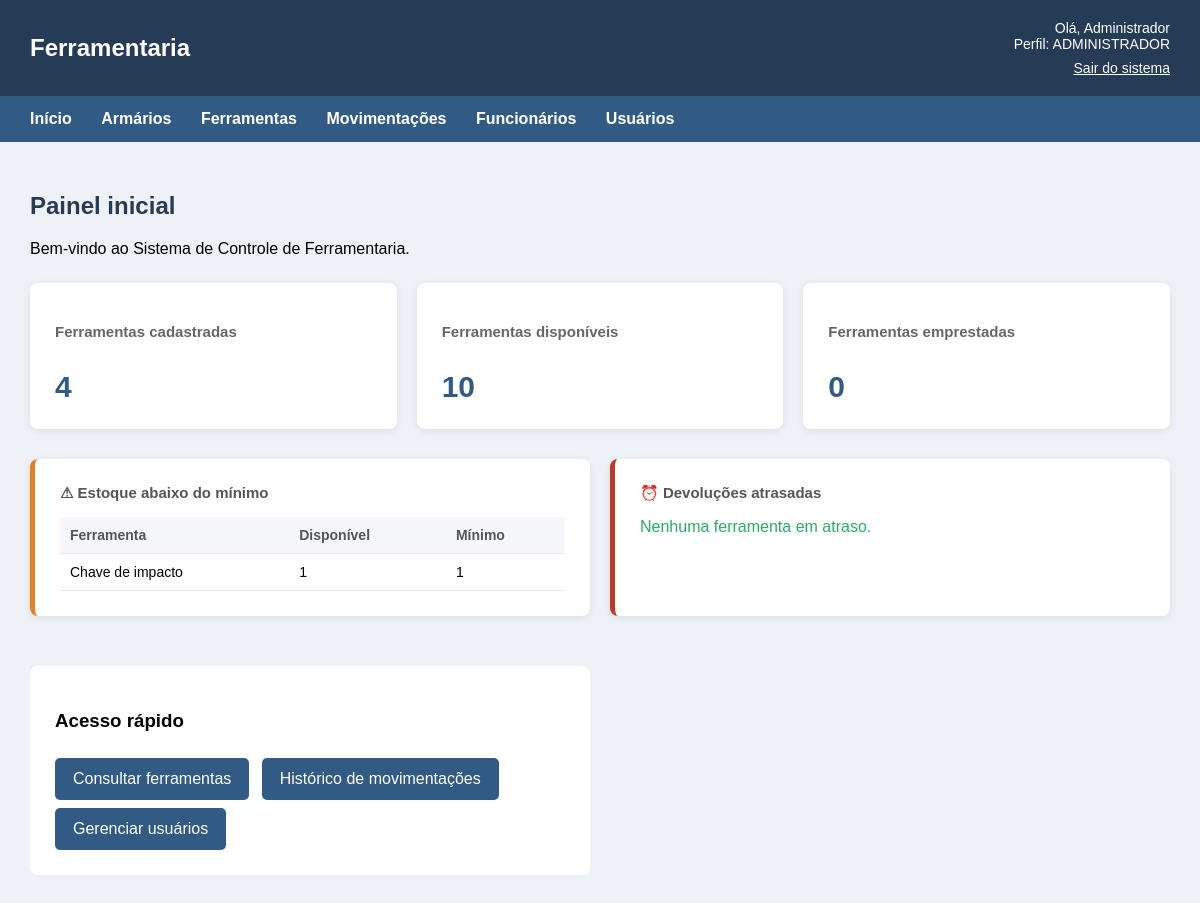
Page /dashboard.php (signed in) on the committed database.
### tables this page shows
CREATE TABLE ferramentas (
  id                    INT AUTO_INCREMENT PRIMARY KEY,
  nome                  VARCHAR(100) NOT NULL,
  quantidade_disponivel INT NOT NULL DEFAULT 0,
  estoque_minimo        INT NOT NULL DEFAULT 1,
  ativo                 BOOLEAN NOT NULL DEFAULT TRUE,
  criado_em TIMESTAMP DEFAULT CURRENT_TIMESTAMP
);

### dashboard.php (the view, shortened to what this page needs)
<?php
require_once "./config/conexao.php";
$nome = $_SESSION['usuario_nome'];
$perfil = $_SESSION['perfil'];
$totalFerramentas = $pdo->query("SELECT COUNT(*) FROM ferramentas WHERE ativo = 1")->fetchColumn();
$totalDisponivel = $pdo->query("SELECT COALESCE(SUM(quantidade_disponivel), 0) FROM ferramentas WHERE ativo = 1")->fetchColumn();
$totalEmprestado = $pdo->query("SELECT COUNT(*) FROM movimentacoes WHERE data_devolucao IS NULL")->fetchColumn();
$estoqueBaixo = $pdo->query("
    SELECT nome, quantidade_disponivel, estoque_minimo
    FROM ferramentas
    WHERE ativo = 1 AND quantidade_disponivel <= estoque_minimo
    ORDER BY nome
")->fetchAll();
$atrasadas = $pdo->query("
    SELECT f.nome AS funcionario, f.setor, fe.nome AS ferramenta,
           m.data_retirada, m.prazo_devolucao
    FROM movimentacoes m
    JOIN funcionarios f  ON f.id  = m.funcionario_id
    JOIN ferramentas  fe ON fe.id = m.ferramenta_id
    WHERE m.data_devolucao IS NULL AND m.prazo_devolucao < NOW()
    ORDER BY m.prazo_devolucao
")->fetchAll();
?>
<!DOCTYPE html>
<html lang="pt-br">
<head>
</head>
<body>
    <header>
        <h2>Ferramentaria</h2>
        <div class="usuario">
            Olá, <?= htmlspecialchars($nome) ?><br>
            Perfil:
            <?= $perfil === 'administrador' ? 'ADMINISTRADOR' : 'SUPERVISOR' ?>
            <br>
            <a href="sair.php">Sair do sistema</a>
        </div>
    </header>
    <nav>
        <a href="dashboard.php">Início</a>
        <a href="armarios.php">Armários</a>
        <a href="ferramentas.php">Ferramentas</a>
        <a href="historico.php">Movimentações</a>
        <?php if ($_SESSION['perfil'] === 'administrador'): ?>
        <a href="funcionarios.php">Funcionários</a>
        <a href="usuarios.php">Usuários</a>
        <?php endif; ?>
    </nav>
    <main>
        <div class="boas-vindas">
            <h2>Painel inicial</h2>
            <p>Bem-vindo ao Sistema de Controle de Ferramentaria.</p>
        </div>
        <div class="cards">
            <div class="card">
                <h3>Ferramentas cadastradas</h3>
                <p><?= $totalFerramentas ?></p>
            </div>
            <div class="card">
                <h3>Ferramentas disponíveis</h3>
                <p><?= $totalDisponivel ?></p>
            </div>
            <div class="card">
                <h3>Ferramentas emprestadas</h3>
                <p><?= $totalEmprestado ?></p>
            </div>
        </div>
        <div class="alertas">
    <div class="alerta">
        <h3>⚠ Estoque abaixo do mínimo</h3>
        <?php if (count($estoqueBaixo) === 0): ?>
            <p class="ok">
                Nenhuma ferramenta abaixo do estoque mínimo.
            </p>
        <?php else: ?>
            <table>
                <tr>
                    <th>Ferramenta</th>
                    <th>Disponível</th>
                    <th>Mínimo</th>
                </tr>
                <?php foreach ($estoqueBaixo as $item): ?>
                <tr>
                    <td><?= htmlspecialchars($item['nome']) ?></td>
                    <td><?= $item['quantidade_disponivel'] ?></td>
                    <td><?= $item['estoque_minimo'] ?></td>
                </tr>
                <?php endforeach; ?>
            </table>
        <?php endif; ?>
    </div>
    <div class="alerta vermelho">
        <h3>⏰ Devoluções atrasadas</h3>
        <?php if (count($atrasadas) === 0): ?>
            <p class="ok">
                Nenhuma ferramenta em atraso.
            </p>
        <?php endif; ?>
    </div>
        <div class="atalhos">
            <h3>Acesso rápido</h3>
            <a href="ferramentas.php">Consultar ferramentas</a>
            <a href="historico.php">Histórico de movimentações</a>
            <?php if ($perfil === 'administrador'): ?>
            <a href="usuarios.php">Gerenciar usuários</a>
            <?php endif; ?>
        </div>
    </main>
</body>
</html>

### dashboard.php (style rules this page uses)
* { box-sizing: border-box; }
body { margin: 0; font-family: Arial, sans-serif; background-color: #eef1f5; }
header { background-color: #263b55; color: white; padding: 20px 30px; display: flex; justify-content: space-between; align-items: center; }
header h2 { margin: 0; }
.usuario { text-align: right; font-size: 14px; }
.usuario a { color: white; display: inline-block; margin-top: 8px; }
nav { background-color: #315b85; padding: 14px 30px; }
nav a { color: white; text-decoration: none; margin-right: 25px; font-weight: bold; }
main { padding: 30px; }
.boas-vindas { margin-bottom: 25px; }
.boas-vindas h2 { color: #263b55; }
.cards { display: flex; gap: 20px; flex-wrap: wrap; }
.card { background-color: white; padding: 25px; border-radius: 8px; flex: 1; min-width: 200px; box-shadow: 0 2px 8px rgba(0, 0, 0, 0.08); }
.card h3 { color: #666; font-size: 15px; }
.card p { color: #315b85; font-size: 30px; font-weight: bold; margin-bottom: 0; }
.atalhos { margin-top: 30px; background-color: white; padding: 25px; border-radius: 8px; }
.atalhos a { display: inline-block; background-color: #315b85; color: white; text-decoration: none; padding: 12px 18px; border-radius: 5px; margin: 8px 8px 0 0; }
.alertas { display: grid; grid-template-columns: repeat(2, 1fr); gap: 20px; margin-top: 30px; }
.alerta { background-color: white; padding: 25px; border-radius: 8px; min-width: 0; box-shadow: 0 2px 8px rgba(0, 0, 0, 0.08); border-left: 5px solid #e67e22; overflow-x: auto; }
.alerta.vermelho { border-left-color: #c0392b; }
.alerta h3 { margin-top: 0; color: #555; font-size: 15px; }
.alerta p { margin-bottom: 0; }
.ok { color: #27ae60; }
.alerta h3 { margin-top: 0; }
table { width: 100%; border-collapse: collapse; font-size: 14px; }
th, td { text-align: left; padding: 10px; border-bottom: 1px solid #e3e6ea; }
th { background-color: #f5f7fa; color: #555; }

### rows in the picture
ferramentas: nome "Chave de impacto", quantidade_disponivel "1", estoque_minimo "1"

### other values in the picture
$nome "Administrador"
$totalFerramentas "4"
$totalDisponivel "10"
$totalEmprestado "0"
